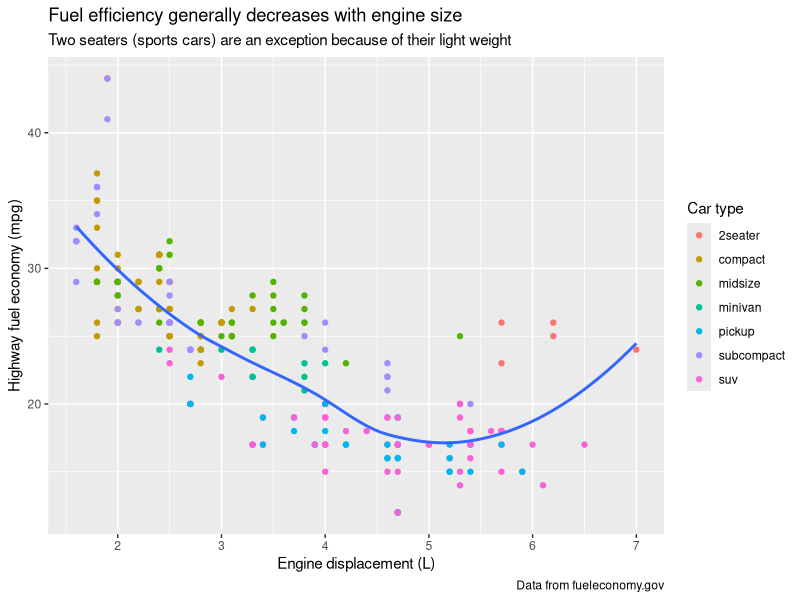
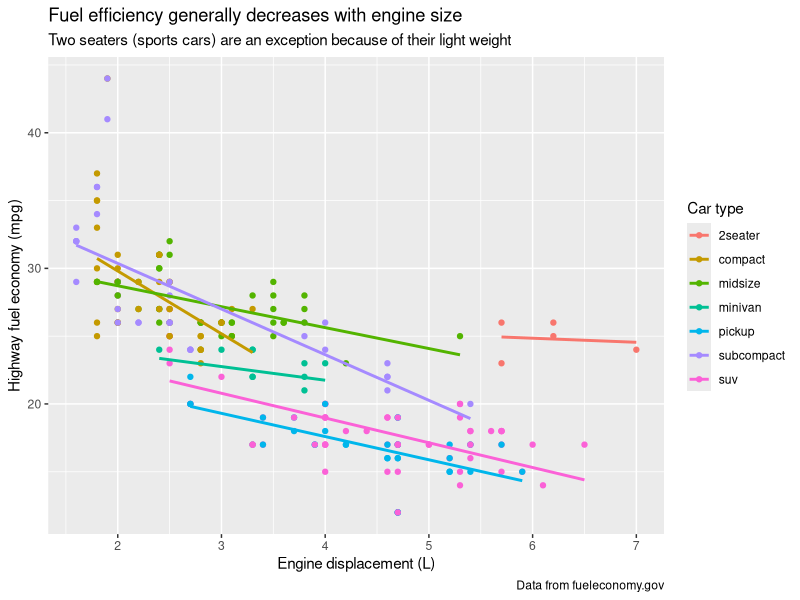
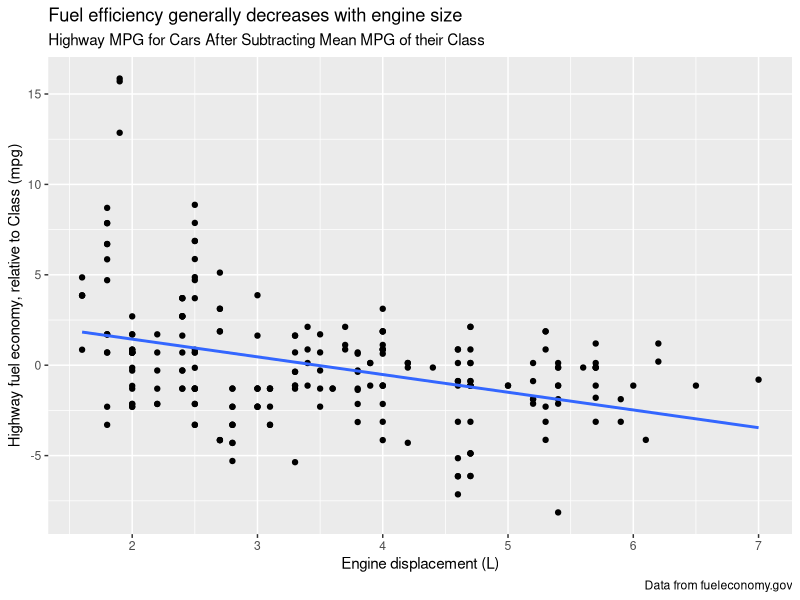
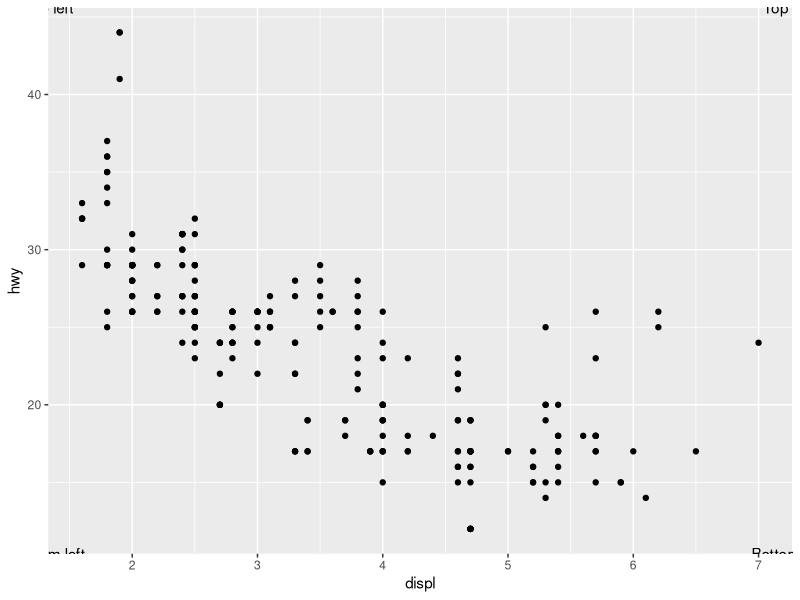
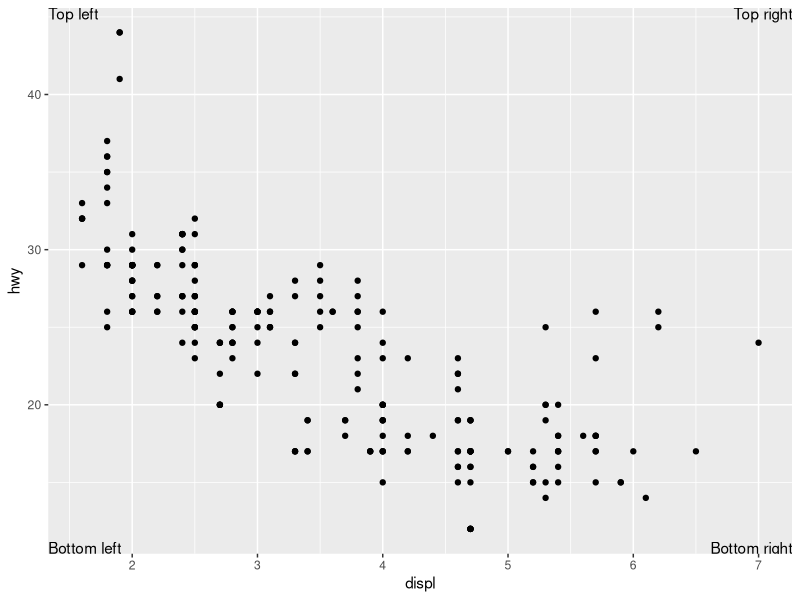
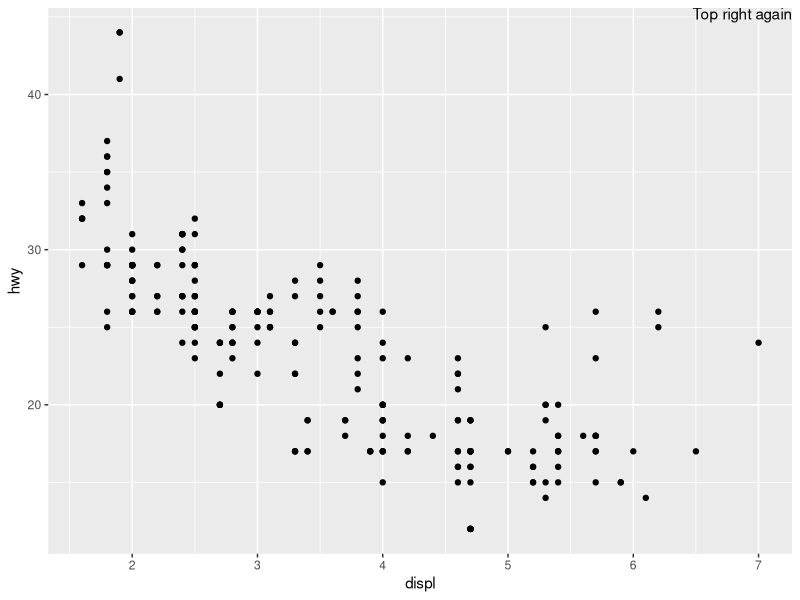

The R source for these figures, in order: (Note: this script raises an error after producing the figures.)
## ---- chunk 1
library("tidyverse")
library("modelr")
library("lubridate")
## ---- chunk 2
ggplot(mpg, aes(displ, hwy)) +
  geom_point(aes(colour = class)) +
  geom_smooth(se = FALSE) +
  labs(
    title = "Fuel efficiency generally decreases with engine size",
    subtitle = "Two seaters (sports cars) are an exception because of their light weight",
    caption = "Data from fueleconomy.gov",
    x = "Engine displacement (L)",
    y = "Highway fuel economy (mpg)",
    colour = "Car type"
  )
## ---- chunk 3
ggplot(mpg, aes(displ, hwy, colour = class)) +      # ADD: `colour = class` to get multiple lines
  geom_point(aes(colour = class)) +
  geom_smooth(method = "lm", se = FALSE) +          # ADD: `method = "lm"` to get straight lines
  labs(
    title = "Fuel efficiency generally decreases with engine size",
    subtitle = "Two seaters (sports cars) are an exception because of their light weight",
    caption = "Data from fueleconomy.gov",
    x = "Engine displacement (L)",
    y = "Highway fuel economy (mpg)",
    colour = "Car type"
  )
## ---- chunk 4
mod <- lm(hwy ~ class, data = mpg)             # model based on fuel economy for Class (Car type)
mpg %>%
  add_residuals(mod) %>%
  ggplot(aes(displ, resid)) +                  # `resid` is default column name for residuals
  geom_point() +
  geom_smooth(method = "lm", se = FALSE) +
  labs(
    title = "Fuel efficiency generally decreases with engine size",
    subtitle = "Highway MPG for Cars After Subtracting Mean MPG of their Class",
    caption = "Data from fueleconomy.gov",
    x = "Engine displacement (L)",
    y = "Highway fuel economy, relative to Class (mpg)"
  )
## ---- chunk 5
label_bottomleft <- tibble(displ = -Inf, hwy = -Inf, label = "Bottom left")
label_topleft <- tibble(displ = -Inf, hwy = Inf, label = "Top left")
label_topright <- tibble(displ = Inf, hwy = Inf, label = "Top right")
label_bottomright <- tibble(displ = Inf, hwy = -Inf, label = "Bottom right")

# (Based on plot used near end of s28.3.) This places the text ok, but it's mostly off-screen :
ggplot(mpg, aes(displ, hwy)) +
  geom_point() +
  geom_text(aes(label = label), data = label_bottomleft) +
  geom_text(aes(label = label), data = label_topleft) +
  geom_text(aes(label = label), data = label_topright) +
  geom_text(aes(label = label), data = label_bottomright)

# This is longer, but justifies the text, so that it's all readable :
ggplot(mpg, aes(displ, hwy)) +
  geom_point() +
  geom_text(aes(label = label), data = label_bottomleft, hjust = "left", vjust = "bottom") +
  geom_text(aes(label = label), data = label_topleft, hjust = "left", vjust = "top") +
  geom_text(aes(label = label), data = label_topright, hjust = "right", vjust = "top") +
  geom_text(aes(label = label), data = label_bottomright, hjust = "right", vjust = "bottom")
## ---- chunk 6
?ggplot2::annotate

# "This function adds geoms to a plot, but unlike typical a geom function, the properties of the geoms are not mapped from variables of a data frame, but are instead passed in as vectors. This is useful for adding small annotations (such as text labels) or if you have your data in vectors, and for some reason don't want to put them in a data frame" -- Help
## ---- chunk 7
ggplot(mpg, aes(displ, hwy)) +                           # same as before
  geom_point() +                                         # same as before
  annotate("text", x = Inf, y = Inf,                     # instead of `geom_text()`
           label = "Top right again", vjust = "top", hjust = "right"
           )
## ---- chunk 8
?geom_label

# "`geom_text` adds text directly to the plot. `geom_label` draws a rectangle behind the text, making it easier to read" -- Help
## ---- chunk 9
?grid::arrow

# "Produces a description of what arrows to add to a line. The result can be passed to a function that draws a line, eg. `grid.lines`" -- Help
## ---- chunk 10
ggplot(df, aes(x, y)) +
  geom_hex() +
  scale_colour_gradient(low = "white", high = "red") +
  coord_fixed()
## ---- chunk 11
?scale_x_continuous
# [The first argument is `name`,] "the name of the scale. Used as axis or legend title. If NULL, the default, the name of the scale is taken from the first mapping used for that aesthetic" -- Help

?labs
# [The arguments are] "A list of new name-value pairs. The name should either be an aesthetic, or one of 'title', 'subtitle', or 'caption' -- Help
## ---- chunk 12
ggplot(diamonds, aes(carat, price)) +
  geom_point(aes(colour = cut), alpha = 1/20)
## ---- chunk 13
ggplot(diamonds, aes(carat, price)) +                                  # no change
  geom_point(aes(colour = cut), alpha = 1/20)  +                       # no change
  guides(colour = guide_legend(override.aes = list(alpha = 1)))        # `alpha = 1`
